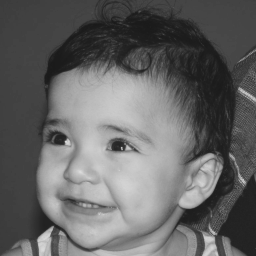
#> input picture Envio Atividades - Filtragem Espacial/biel.png, 256 x 256 px
$ python teste.py
#> lines starting #> are read from the running program, lines starting #| are printed output that depends on the picture
import cv2
import numpy as np
import matplotlib.pyplot as plt

def apply_mask(image, mask):
    return cv2.filter2D(image, -1, mask)

def main():
    # Solicita o caminho da imagem ao usuário
    image = cv2.imread('biel.png')
#> image is the input picture: shape (256, 256, 3); min 26, max 219, mean 100.9

    # Define as máscaras
    masks = {
        "Identity": np.array([[0, 0, 0], [0, 1, 0], [0, 0, 0]], dtype="int"),
        "Mean": np.array([[0.1111, 0.1111, 0.1111], [0.1111, 0.1111, 0.1111], [0.1111, 0.1111, 0.1111]], dtype="float"),
        "Gauss": np.array([[0.0625, 0.125, 0.0625], [0.125, 0.25, 0.125], [0.0625, 0.125, 0.0625]], dtype="float"),
        "Laplacian": np.array([[0, 1, 0], [1, -4, 1], [0, 1, 0]], dtype="int"),
        "Sobel-X": np.array([[-1, 0, 1], [-2, 0, 2], [-1, 0, 1]], dtype="int"),
        "Sobel-Y": np.array([[-1, -2, -1], [0, 0, 0], [1, 2, 1]], dtype="int"),
        "Boost": np.array([[0, -1, 0], [-1, 5.7, -1], [0, -1, 0]], dtype="float")
    }

    # Prepara a janela do Matplotlib para plotar as imagens
    fig, axes = plt.subplots(2, 4, figsize=(16, 8))
    plt.subplots_adjust(wspace=0.2, hspace=0.5)

    # Aplica cada máscara e exibe a imagem resultante
    for i, (mask_name, mask_value) in enumerate(masks.items()):
        filtered_image = apply_mask(image, mask_value)
        row = i // 4
        col = i % 4

        axes[row, col].imshow(cv2.cvtColor(filtered_image, cv2.COLOR_BGR2RGB))
        axes[row, col].set_title(f'Filtrada ({mask_name})')
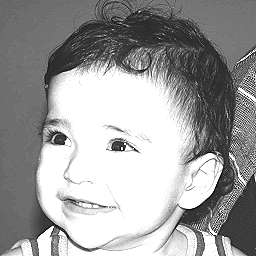
#> filtered_image: shape (256, 256, 3); min 0, max 255, mean 157.3

    plt.show()
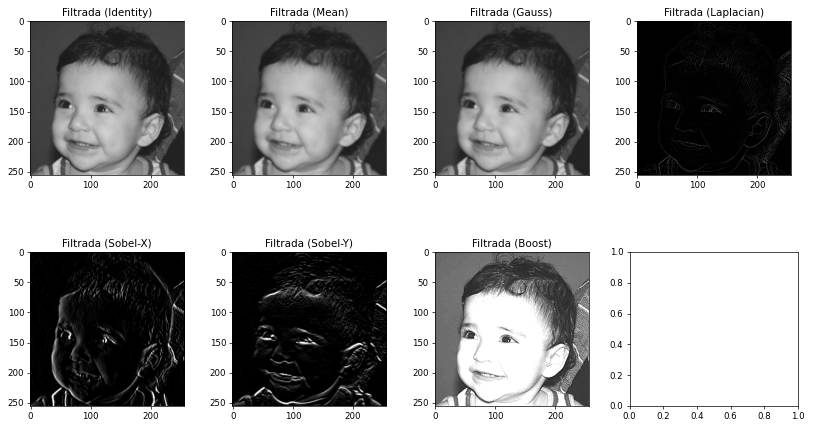
#> figure drawn by matplotlib, 7 panels

if __name__ == "__main__":
    main()
